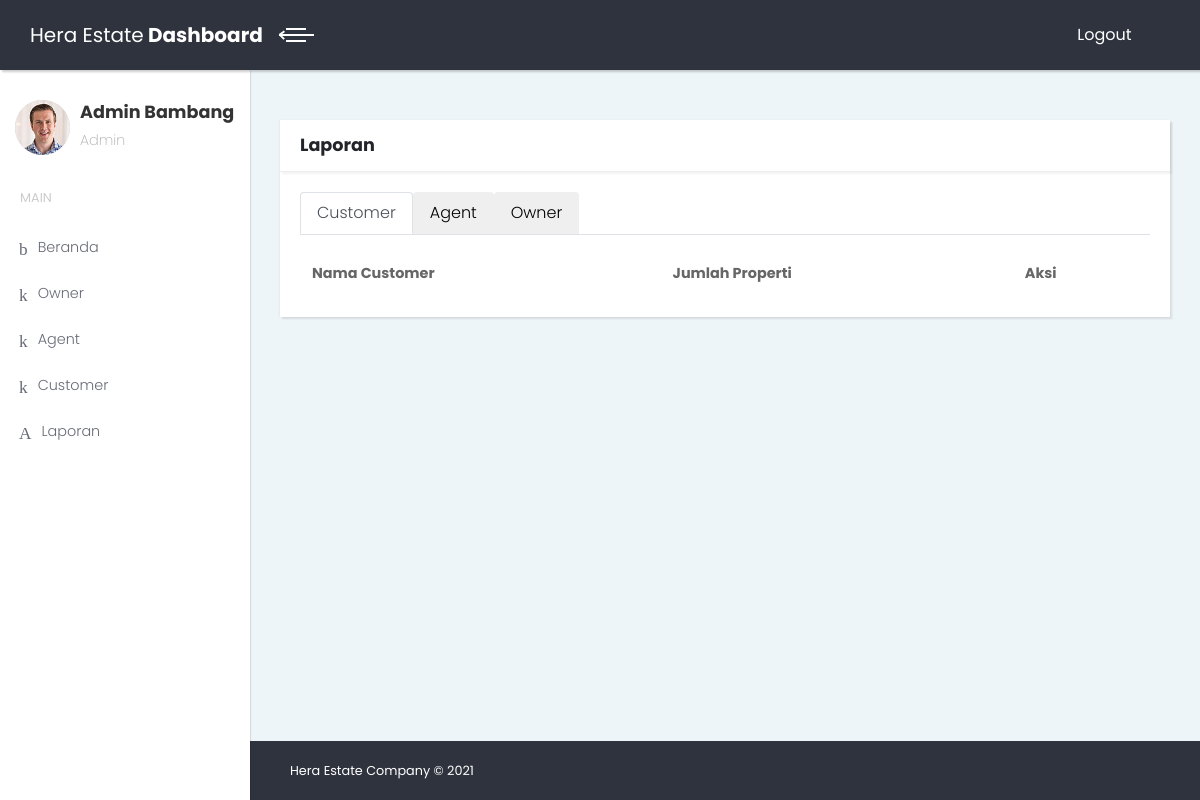
Page /heraAdmin/index.php?page=laporan&aksi=content (signed in) on the earlier database version.
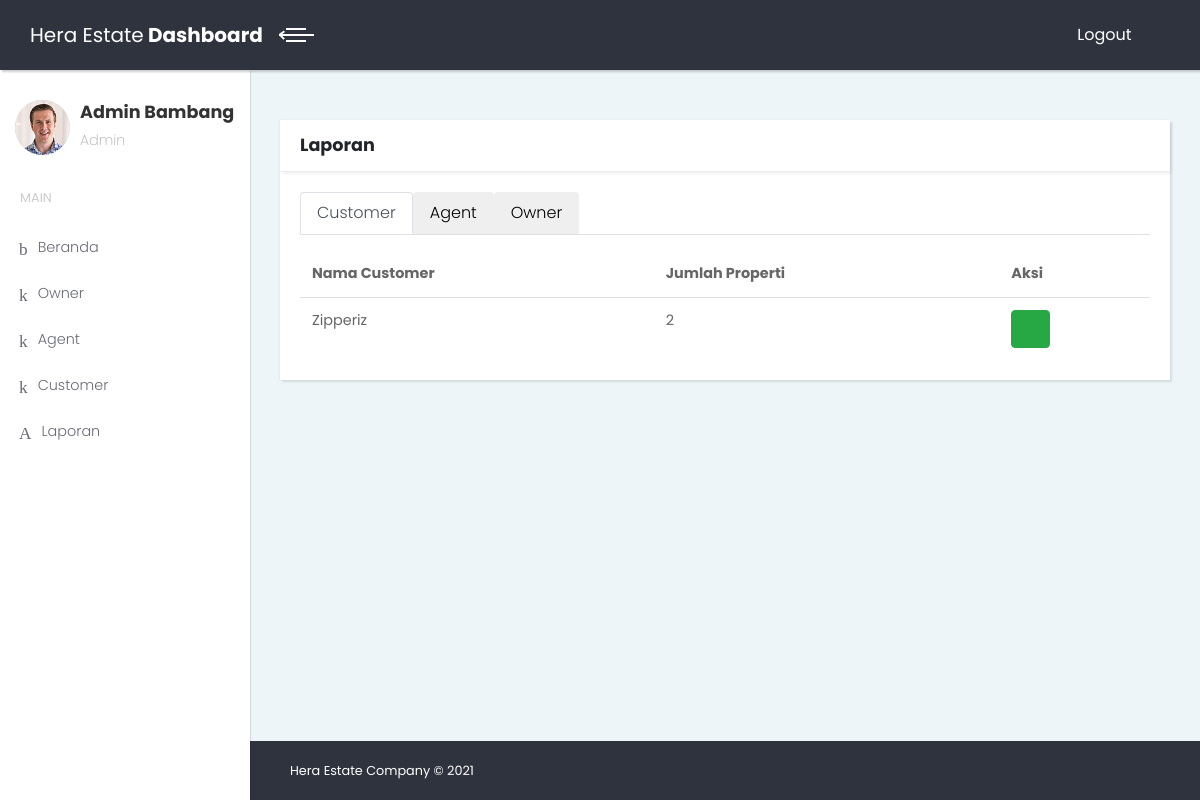
Same page on the later database version.
### tables this page shows
CREATE TABLE `tb_management_customer` (
  `id_management_customer` int(11) NOT NULL,
  `id_management_agent_management_customer` int(11) NOT NULL,
  `id_customer_management_customer` int(11) NOT NULL,
  `status_management_customer` int(11) NOT NULL DEFAULT '1',
  `created_at` datetime NOT NULL DEFAULT CURRENT_TIMESTAMP,
  `updated_at` datetime NOT NULL DEFAULT CURRENT_TIMESTAMP
);

CREATE TABLE `tb_users` (
  `id_users` bigint(20) UNSIGNED NOT NULL,
  `name` varchar(191) NOT NULL,
  `username` varchar(191) NOT NULL,
  `password` varchar(191) NOT NULL,
  `level` int(11) NOT NULL,
  `email` varchar(191) NOT NULL,
  `telephone` varchar(191) NOT NULL,
  `created_at` timestamp NOT NULL DEFAULT CURRENT_TIMESTAMP,
  `updated_at` timestamp NOT NULL DEFAULT CURRENT_TIMESTAMP ON UPDATE CURRENT_TIMESTAMP
);

### heraAdmin/pages/laporan/content.php (the view, shortened to what this page needs)
<div class="content-inner">
  <section>
    <div class="container-fluid">
      <div class="card">
        <div class="card-header">
          <h4>Laporan</h4>
        </div>
        <div class="card-body">
          <nav>
            <div class="nav nav-tabs" id="nav-tab" role="tablist">
              <button class="nav-link active" id="nav-home-tab" data-bs-toggle="tab" data-bs-target="#nav-home" type="button" role="tab" aria-controls="nav-home" aria-selected="true">Customer</button>
              <button class="nav-link" id="nav-profile-tab" data-bs-toggle="tab" data-bs-target="#nav-profile" type="button" role="tab" aria-controls="nav-profile" aria-selected="false">Agent</button>
              <button class="nav-link" id="nav-contact-tab" data-bs-toggle="tab" data-bs-target="#nav-contact" type="button" role="tab" aria-controls="nav-contact" aria-selected="false">Owner</button>
            </div>
          </nav>
          <div class="tab-content" id="nav-tabContent">
            <div class="tab-pane fade show active" id="nav-home" role="tabpanel" aria-labelledby="nav-home-tab">
              <div class="table-responsive mt-3">
                <table id="datatable1" style="width: 100%;" class="table">
                  <thead>
                    <tr>
                      <th>Nama Customer</th>
                      <th>Jumlah Properti</th>
                      <th>Aksi</th>
                    </tr>
                  </thead>
                  <tbody>
                    <?php
                      $perintah = "SELECT *, COUNT(id_customer_management_customer) AS jumlah_properties FROM tb_management_customer AS management_customer INNER JOIN tb_management_agent AS management_agent ON management_customer.id_management_agent_management_customer = management_agent.id_management_agent INNER JOIN tb_users AS user ON management_customer.id_customer_management_customer = user.id_users WHERE status_management_customer > 0 GROUP BY id_customer_management_customer";
                      $query = mysqli_query($conn, $perintah);
                      while ($data = mysqli_fetch_array($query)) {
                    ?>
                    <tr>
                      <td><?php echo $data['name']; ?></td>
                      <td><?php echo $data['jumlah_properties']; ?></td>
                      <td>
                        <a href="?page=laporan&aksi=detail&id=<?php echo $data['id_customer_management_customer']?>" class="btn btn-success"><i class="fa fa-eye"></i></a>
                      </td>
                    </tr>
                    <?php
                      }
                    ?>
                  </tbody>
                </table>
              </div>
            </div>
          </div>
        </div>
      </div>
    </div>
  </section>
  <footer class="main-footer">
    <div class="container-fluid">
      <div class="row">
        <div class="col-sm-6">
          <p>Hera Estate Company &copy; 2021</p>
        </div>
      </div>
    </div>
  </footer>
</div>

Differences in the rows shown:
added tb_management_customer: tb_users.name "Zipperiz", jumlah_properties "2"
